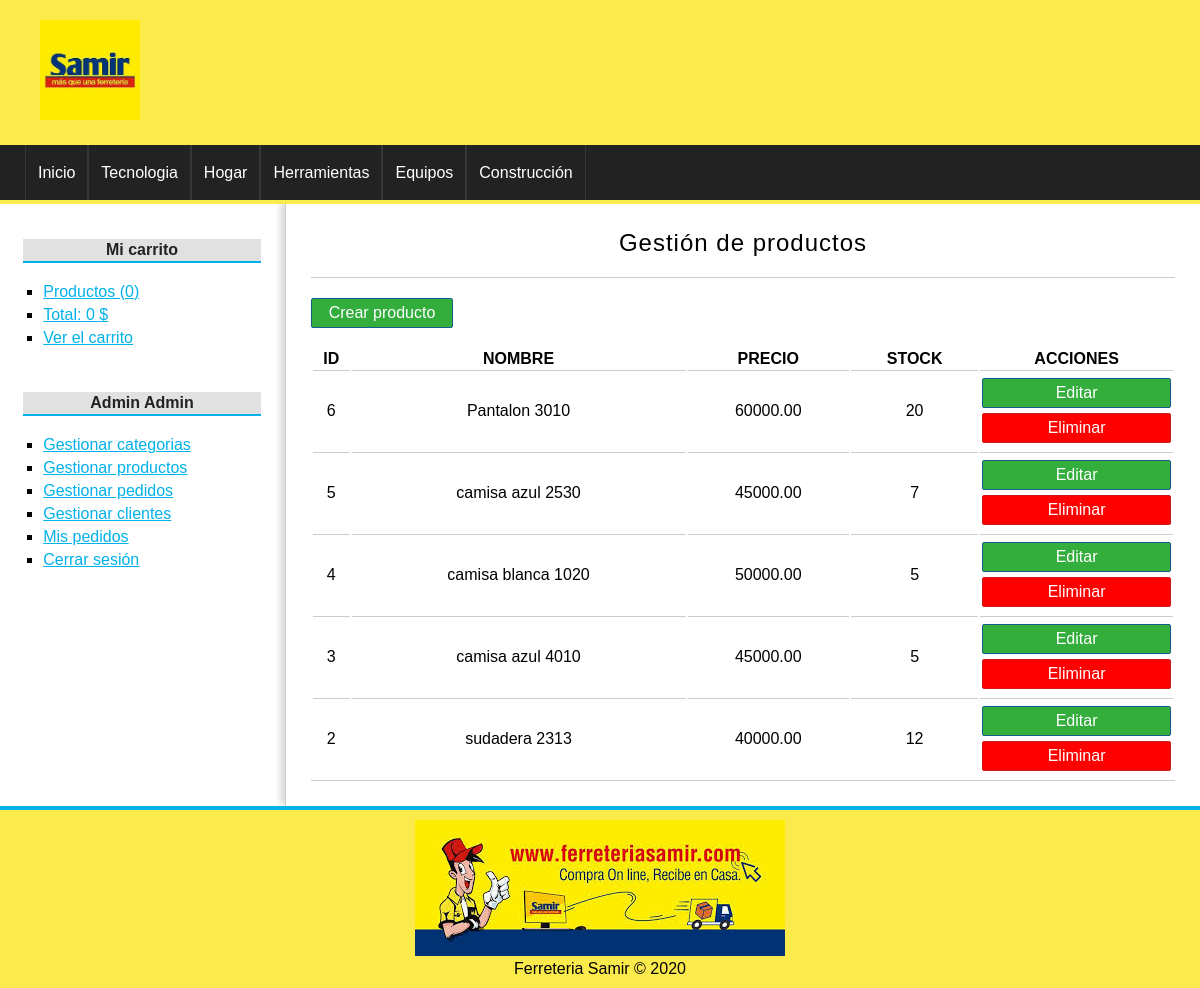
Page /producto/gestion (signed in) on the committed database.
### tables this page shows
CREATE TABLE categorias(
id              int(255) auto_increment not null,
nombre          varchar(100) not null,
CONSTRAINT pk_categorias PRIMARY KEY(id) 
);

CREATE TABLE productos(
id              int(255) auto_increment not null,
categoria_id    int(255) not null,
nombre          varchar(100) not null,
descripcion     text,
precio          float(100,2) not null,
stock           int(255) not null,
oferta          varchar(2),
fecha           date not null,
imagen          varchar(255),
CONSTRAINT pk_categorias PRIMARY KEY(id),
CONSTRAINT fk_producto_categoria FOREIGN KEY(categoria_id) REFERENCES categorias(id)
);

### config/db.php (called while the page is built)
<?php
class Database{
	public static function connect(){
		$db = new mysqli('localhost', 'root', '', 'tienda_master');
		$db->query("SET NAMES 'utf8'");
		return $db;
	}
}

### helpers/utils.php (called while the page is built, shortened)
<?php
class Utils{
	public static function showCategorias(){
		require_once 'models/categoria.php';
		$categoria = new Categoria();
		$categorias = $categoria->getAll();
		return $categorias;
	}
}

### models/categoria.php (called while the page is built, shortened)
<?php
class Categoria{
	private $db;
	public function __construct() {
		$this->db = Database::connect();
	}
	public function getAll(){
		$categorias = $this->db->query("SELECT * FROM categorias ORDER BY id DESC;");
		return $categorias;
	}
}

### controllers/ProductoController.php (called while the page is built, shortened)
<?php
require_once 'models/producto.php';
class productoController{
	public function gestion(){
		$producto = new Producto();
		$productos = $producto->getAll();
		require_once 'views/producto/gestion.php';
	}
}

### models/producto.php (called while the page is built, shortened)
 <?php
class Producto{
	private $db;
	public function __construct() {
		$this->db = Database::connect();
	}
	public function getAll(){
		$productos = $this->db->query("SELECT * FROM productos ORDER BY id DESC");
		return $productos;
	}
}

### views/producto/gestion.php (the view, shortened to what this page needs)
<h1>Gestión de productos</h1>
<a href="<?=base_url?>producto/crear" class="button button-small">
	Crear producto
</a>
<table>
	<tr>
		<th>ID</th>
		<th>NOMBRE</th>
		<th>PRECIO</th>
		<th>STOCK</th>
		<th>ACCIONES</th>
	</tr>
	<?php while($pro = $productos->fetch_object()): ?>
		<tr>
			<td><?=$pro->id;?></td>
			<td><?=$pro->nombre;?></td>
			<td><?=$pro->precio;?></td>
			<td><?=$pro->stock;?></td>
			<td>
				<a href="<?=base_url?>producto/editar&id=<?=$pro->id?>" class="button button-gestion">Editar</a>
				<a href="<?=base_url?>producto/eliminar&id=<?=$pro->id?>" class="button button-gestion button-red">Eliminar</a>
			</td>
		</tr>
	<?php endwhile; ?>
</table>

### views/layout/header.php (shortened to what this page needs)
<!DOCTYPE HTML>
<html lang="es">
	<head>
		<link rel="stylesheet" href="<?=base_url?>assets/css/styles.css" />
	</head>
	<body>
		<div id="container">
			<header id="header">
				<div id="logo">
					<img src="<?=base_url?>assets/img/samir.jpg" alt="Ferreteria Samir" />
				</div>
			</header>
			<?php $categorias = Utils::showCategorias(); ?>
			<nav id="menu">
				<ul>
					<li>
						<a href="<?=base_url?>">Inicio</a>
					</li>
					<?php while($cat = $categorias->fetch_object()): ?>
						<li>
							<a href="<?=base_url?>categoria/ver&id=<?=$cat->id?>"><?=$cat->nombre?></a>
						</li>
					<?php endwhile; ?>
				</ul>
			</nav>
			<div id="content">

### assets/css/styles.css (style rules this page uses)
* { padding: 0px; margin: 0px; font-family: sans-serif, Helvetica, Arial; }
a { color: #01B1EA; }
table { text-align: center; width: 100%; border-bottom: 1px solid #ccc; }
td { border-top: 1px solid #ccc; padding: 2px; }
#container { width: 100%; margin: 0px auto; box-shadow: 0px 0px 10px gray; background: white; }
#header { height: 145px; background: #FAEA4C; }
#logo { padding: 20px; margin-left: 20px; float:left; }
#logo img { float:left; height: 100px; }
#menu { clear:both; background: #222; color: white; height: 55px; border-bottom: 4px solid #FAEA4C; }
#menu ul { list-style: none; text-decoration: none; margin: 0px auto; margin-left: 25px; }
#menu ul li { line-height: 55px; float:left; border-right: 1px solid #363636; }
#menu a { display: block; color: white; text-decoration: none; padding-left: 12px; padding-right: 12px; transition: all 300ms; }
#menu a:first-child { border-left: 1px solid #363636; }
#content { margin: 0px auto; overflow: hidden; background: white; }
input[type="button"], input[type="submit"], button, .button { display: block; border-radius: 2px; width: auto; padding: 5px; padding-left: 10px; padding-right: 10px; color: white; background: #2979CD; border: 1px solid #11608E; cursor:pointer; }
.button { background: #33AE3D; color: white !important; text-decoration: none; }
.button-small { width: 120px; text-align: center; margin-bottom: 20px; }
.button-gestion { margin-top: 5px; margin-bottom: 5px; }
.button-red { background: red; border: 1px solid #cf1717; }
#central h1 { font-size: 24px; font-weight: normal; letter-spacing: 1px; text-align: center; border-bottom: 1px solid #ccc; margin-bottom: 20px; padding: 20px; padding-top: 0px; }

### rows in the picture
categorias: nombre "Tecnologia"
categorias: nombre "Hogar"
categorias: nombre "Herramientas"
categorias: nombre "Equipos"
categorias: nombre "Construcción"
productos: id "6", nombre "Pantalon 3010", precio "60000.00", stock "20"
productos: id "5", nombre "camisa azul 2530", precio "45000.00", stock "7"
productos: id "4", nombre "camisa blanca 1020", precio "50000.00", stock "5"
productos: id "3", nombre "camisa azul 4010", precio "45000.00", stock "5"
productos: id "2", nombre "sudadera 2313", precio "40000.00", stock "12"

### other values in the picture
$stats['count'] "0"
$stats['total'] "0"
$_SESSION['identity']->nombre "Admin"
$_SESSION['identity']->apellidos "Admin"
